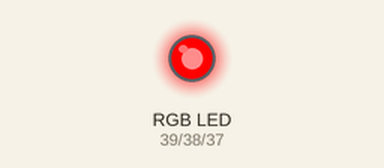
The sketch below on a simulated Arduino Mega 2560, built with avr-gcc and run on an emulated ATmega2560. Parts: an RGB LED mixed from three pins (HIGH = lit).

Above: at 0.2 s.
At 1.2 s:
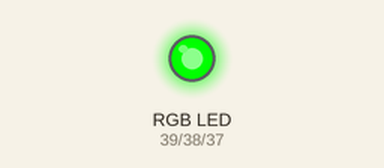
At 1.7 s:
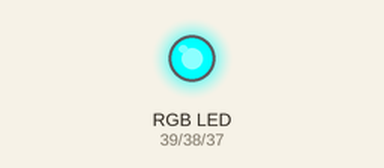
At 3.2 s:
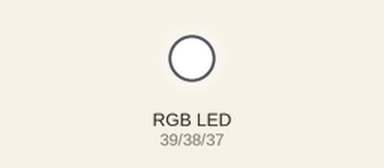
At 5.7 s:
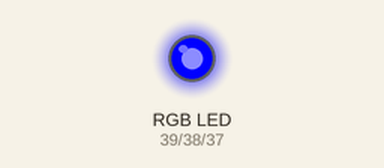
At 7.7 s:
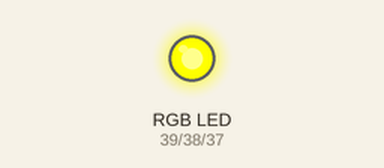
Timing chart, 0 to 8.1 s (numbered marks = the images above):
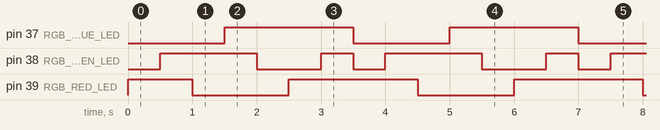

The sketch:

Lab2_3d.ino
```cpp
/*
  Resolution for Lab 2, 3.d) for the
  Energia workshop with Educational Boosterpack Mk II by Luís Afonso

  Made in 19/12/2015 by Luís Afonso
*/

/* Define the pins of the RGB LED on the boosterpack */
#define RGB_RED_LED 39
#define RGB_GREEN_LED 38
#define RGB_BLUE_LED 37

/* Arrays to control the LEDs sequence*/
int RGB_Red[7] =  {1, 1, 0, 0 ,0, 1, 1};
/*As you can see, you can omit the size of the array
when you give it a set number of elements */
int RGB_Green[] = {0, 1, 1, 1, 0, 0, 1};
int RGB_Blue[] =   {0, 0, 0, 1, 1, 1, 1};


void setup()
{

  pinMode(RGB_RED_LED,OUTPUT);
  pinMode(RGB_GREEN_LED,OUTPUT);
  pinMode(RGB_BLUE_LED,OUTPUT);

  //Start with all LED off
  digitalWrite(RGB_RED_LED, LOW);
  digitalWrite(RGB_GREEN_LED, LOW);
  digitalWrite(RGB_BLUE_LED, LOW);
}

void loop()
{

  for(int i=0; i < 7; i++){
    digitalWrite(RGB_RED_LED, RGB_Red[i]);
    digitalWrite(RGB_GREEN_LED, RGB_Green[i]);
    digitalWrite(RGB_BLUE_LED, RGB_Blue[i]);

    delay(500);
  }

}
```

Measured:
- by itself, pin 37 (RGB_BLUE_LED): alternates HIGH for 2.0 s and LOW for 1.5 s
- by itself, pin 38 (RGB_GREEN_LED): repeats every 3.5 s: LOW 1.0 s, HIGH 0.50 s, LOW 0.50 s, HIGH 1.5 s
- by itself, pin 39 (RGB_RED_LED): repeats every 3.5 s: LOW 1.5 s, HIGH 2.0 s
